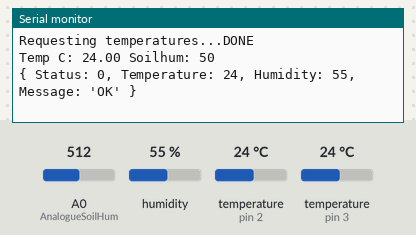
Recording of a sketch running on a simulated Arduino Uno, built with avr-gcc and run on an emulated ATmega328P. On the bench: the last lines printed to the serial monitor. Inputs (shaded band) come from the test bench; at power-on: humidity 55 %, temperature (sensors on pin 3, pin 2) 24 °C, A0 (AnalogueSoilHum) = 512.

Above: at 5.0 s.
5.1 s: humidity set to 22 %
At 8.42 s:
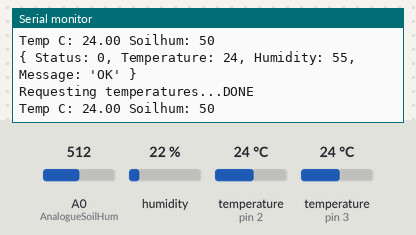
10.2 s: temperature (sensor on pin 3) set to 12 °C
At 13.4 s:
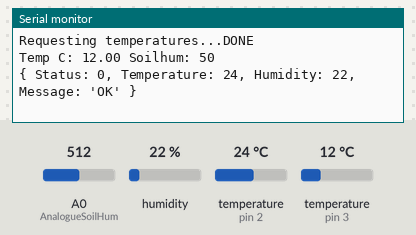
15.3 s: A0 (AnalogueSoilHum) set to 716
At 16.68 s:
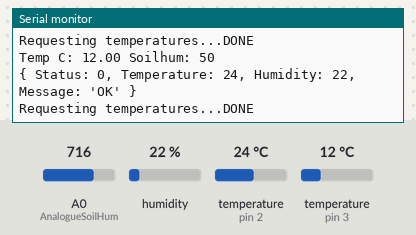
24.9 s: temperature (sensor on pin 2) set to 12 °C
At 26.4 s:
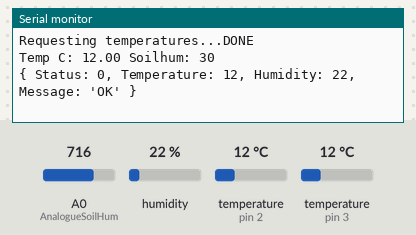
30.0 s: temperature (sensor on pin 3) set to 19 °C
At 33.9 s:
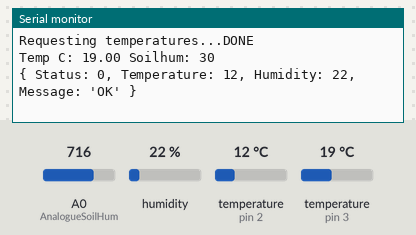
35.1 s: A0 (AnalogueSoilHum) set to 992
At 38.2 s:
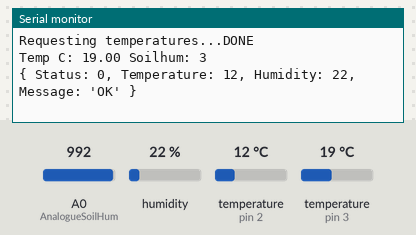
Timing chart, 0 to 39.7 s (numbered marks = the images above; inputs shaded):
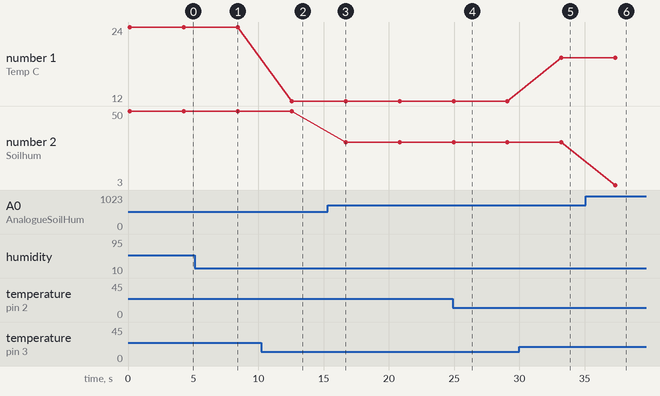

Measured:
- after the input at 10.2 s, the serial monitor: prints a new line after 2.3 s (image 2)
- after the input at 24.9 s, the serial monitor: prints a new line after 0.07 s (image 4)
- after the input at 30.0 s, the serial monitor: prints a new line after 3.2 s (image 5)
- after the input at 35.1 s, the serial monitor: prints a new line after 2.2 s (image 6)
- plotted number 1: 24 → 12 after the input at 10.2 s, 12 → 19 after the input at 30.0 s
- plotted number 2: 50 → 30 after the input at 15.3 s, 30 → 3 after the input at 35.1 s

The sketch:

Bevattning.ino
```cpp
#include <stdarg.h>
#include <dht11.h>  //Temp+Humiditet

#include <OneWire.h> // One wire for Tempgivare
#include <DallasTemperature.h> // Tempgivare

const int PinTempHum = 2;
const int PinTempOneWire = 3;
const int AnalogueSoilHum = 0;

#define SerialSpeed 38400

OneWire oneWire(PinTempOneWire);

// Pass our oneWire reference to Dallas Temperature.
DallasTemperature dallasSensors(&oneWire);

DeviceAddress termometer1;

struct TempHumLibResult
{
	int humidity;
	int temp;
	int status;
	char message[10];
};

dht11 TempHumLib;

void setup()
{
    Serial.begin(SerialSpeed);


    // locate devices on the bus
    Serial.print("Locating devices...");
    dallasSensors.begin();
    Serial.print("Found ");
    Serial.print(dallasSensors.getDeviceCount(), DEC);
    Serial.println(" devices.");

    // report parasite power requirements
    Serial.print("Parasite power is: ");
    Serial.println(dallasSensors.isParasitePowerMode() ? "ON" : "OFF");

    if (!dallasSensors.getAddress(termometer1, 0))
    {
        Serial.println("Unable to find address for Device 0");
    }

    dallasSensors.setResolution(termometer1, 9);

    Serial.print("Device 0 Resolution: ");
    Serial.print(dallasSensors.getResolution(termometer1), DEC);
    Serial.println();

  	TempHumLibResult tempHumLibResult;
	tempHumLibResult.humidity = 0;
    tempHumLibResult.temp = 0;
    tempHumLibResult.status = 0;
	strcpy(tempHumLibResult.message,"Reset");

    printJson(&tempHumLibResult);
}

void loop()
{
	TempHumLibResult tempHumLibResult;

    Serial.print("Requesting temperatures...");
    dallasSensors.requestTemperatures(); // Send the command to get temperatures
    Serial.println("DONE");

    float tempC = dallasSensors.getTempC(termometer1);
    Serial.print("Temp C: ");
    Serial.print(tempC);

    int soilHum = analogRead(AnalogueSoilHum);

    int recalc = (100l*(1024l-soilHum))/1024l;
    Serial.print(" Soilhum: ");
    Serial.println(recalc);

    GetTempHumLibResult(PinTempHum, &tempHumLibResult);

    printJson(&tempHumLibResult);

    delay(4000);
}

void GetTempHumLibResult(int pin, TempHumLibResult *result)
{
	result->humidity = 0;
    result->temp = 0;
    result->status = TempHumLib.read(PinTempHum);


    switch (result->status)
    {
        case 0:
            strcpy(result->message,"OK");
            break;
        case -1:
          strcpy(result->message,"Checksum error");
          break;
        case -2:
          strcpy(result->message,"Timeout");
          break;
        default:
          strcpy(result->message,"Unknown error");
          break;
    }

    if (result->status == 0)
    {
    result->temp = TempHumLib.temperature;
    result->humidity = TempHumLib.humidity;
    }
}

void printJson(TempHumLibResult *tempHumLibResult)
{
    serialPrintf("{ Status: %d, Temperature: %d, Humidity: %d, Message: '%s' }",
    tempHumLibResult->status, tempHumLibResult->temp, tempHumLibResult->humidity, tempHumLibResult->message);
}

void serialPrintf(char *fmt, ... )
{
    char buf[256]; // resulting string limited to 128 chars
    va_list args;
    va_start (args, fmt );
    vsnprintf(buf, 256, fmt, args);
    va_end (args);
    Serial.println(buf);
}
```
